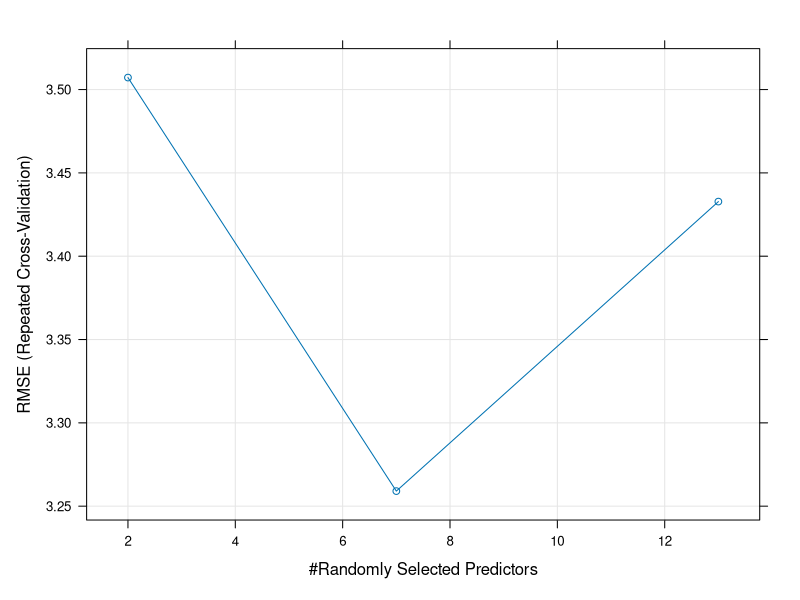
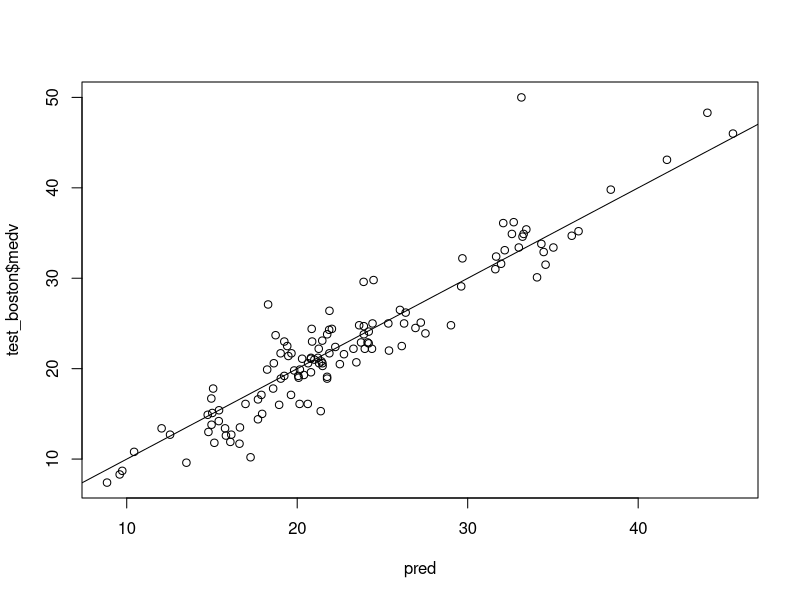
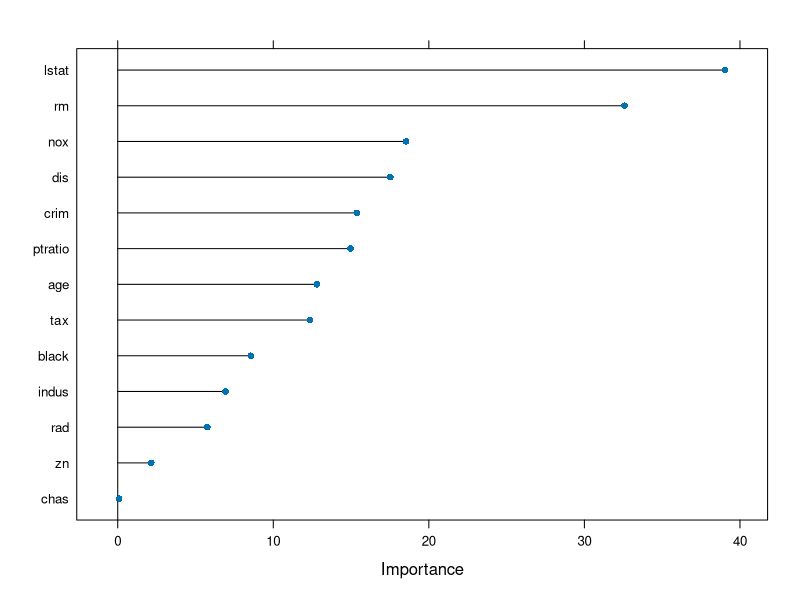

These charts were generated, in order, by the following R code: (Note: this script raises an error after producing the figures.)
## ---- chunk 1
knitr::opts_chunk$set(collapse = TRUE)
## ---- chunk 2
library(MASS)
?Boston
## ---- chunk 3
library(caret)
## ---- chunk 4
set.seed(1) 
train_index = createDataPartition(1:nrow(Boston), p=0.75, list = FALSE)
train_boston = Boston[train_index,]
test_boston = Boston[-train_index,]
## ---- chunk 5
myTrCtrl = trainControl(method = "repeatedcv", number = 10, repeats = 2)
## ---- chunk 6
set.seed(999)
rf_model = train(medv ~ ., data = train_boston, method = "rf", trControl = myTrCtrl, importance = TRUE)
rf_model
plot(rf_model)
## ---- chunk 7
pred = predict(rf_model, newdata = test_boston)
plot(pred, test_boston$medv)
abline(0,1)
sqrt(mean((pred - test_boston$medv)^2))
## ---- chunk 8
rf_imp = varImp(rf_model, scale = F)
## ---- chunk 9
plot(rf_imp)
## ---- chunk 10
set.seed(999)
gbm_model = train(medv~., data = train_boston, trControl = myTrCtrl, method = "gbm", verbose = F) 
gbm_model
## ---- chunk 11
plot(gbm_model)
## ---- chunk 12
gbmGrid <-  expand.grid(interaction.depth = c(1, 5,10), n.trees = c(50*(1:10)), shrinkage = 0.1, n.minobsinnode = 10)
## ---- chunk 13
summary(gbm_model, las = 1)
## ---- chunk 14
gbm_pred = predict(gbm_model, newdata = test_boston)
sqrt(mean(gbm_pred - test_boston$medv)^2)
## ---- chunk 15
resamps = resamples(list(RF = rf_model, 
               GBM = gbm_model))
resamps
summary(resamps)
bwplot(resamps)
